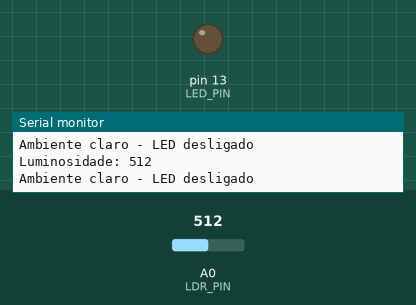
A sketch run on a simulated Arduino Uno, built with avr-gcc and run on an emulated ATmega328P. On the bench: output pins drawn as LEDs (lit = HIGH), the last lines printed to the serial monitor. Inputs (shaded band) come from the test bench; at power-on: A0 (LDR_PIN) = 512.

Above: at 1.8 s.
1.9 s: A0 (LDR_PIN) set to 316
3.4 s: A0 (LDR_PIN) set to 283
At 5.1 s:
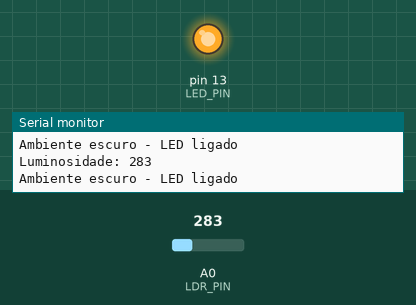
5.5 s: A0 (LDR_PIN) set to 306
At 6.7 s:
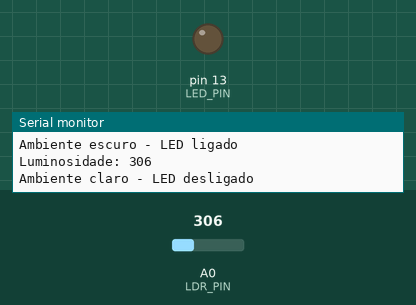
7.5 s: A0 (LDR_PIN) set to 290
At 9.5 s:
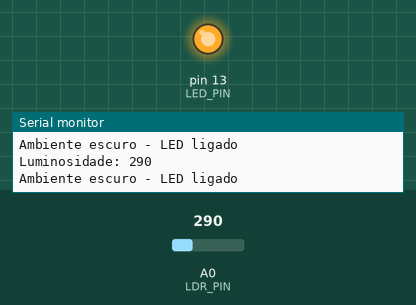
Timing chart, 0 to 10.5 s (numbered marks = the images above; inputs shaded):
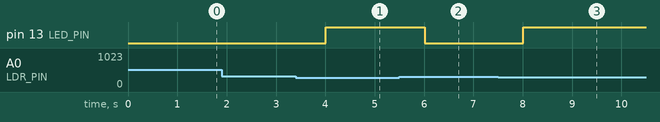

The sketch:

SensorLuminosidade.ino
```cpp
/*
 * Projeto: Sensor de Luminosidade com LDR
 * Autor: Henrique Monteiro Cardoso
 * Data: 2024-06-07
 * Descrição: Leitura de luminosidade com LDR e indicação por LED.
 */

const int LDR_PIN = A0;    // Pino analógico do LDR
const int LED_PIN = 13;    // LED indicador
const int LUMINOSIDADE_LIMITE = 300; // Valor limite para ambiente escuro

void setup() {
  pinMode(LDR_PIN, INPUT);
  pinMode(LED_PIN, OUTPUT);
  Serial.begin(9600);
  Serial.println("Sensor de Luminosidade");
}

void loop() {
  int luminosidade = analogRead(LDR_PIN);
  Serial.print("Luminosidade: ");
  Serial.println(luminosidade);

  if (luminosidade < LUMINOSIDADE_LIMITE) {
    digitalWrite(LED_PIN, HIGH);
    Serial.println("Ambiente escuro - LED ligado");
  } else {
    digitalWrite(LED_PIN, LOW);
    Serial.println("Ambiente claro - LED desligado");
  }

  delay(1000);
} 
```

Measured:
- the behaviour switches between 300 and 299 on A0 (LDR_PIN) (found by bisection; images 0 and 1)
- after the input at 3.4 s, pin 13 (LED_PIN): LOW → HIGH after 0.61 s
- after the input at 5.5 s, pin 13 (LED_PIN): HIGH → LOW after 0.51 s
- after the input at 7.5 s, pin 13 (LED_PIN): LOW → HIGH after 0.52 s
